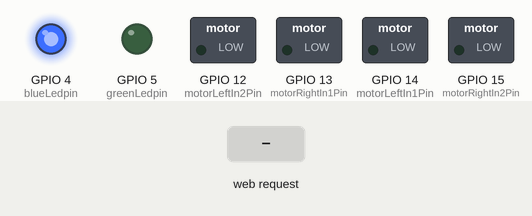
Simulated run of this sketch. Board: ESP8266 (NodeMCU). On the bench: switched loads named in the sketch (green lamp = pin HIGH), output pins drawn as LEDs (lit = HIGH). The inputs (shaded band) are chosen by the test bench. What the sketch prints to the serial monitor is not drawn.

Above: at 1.2 s.
1.3 s: HTTP request GET /move received
Timing chart, 0 to 4.3 s (numbered marks = the images above; inputs shaded):
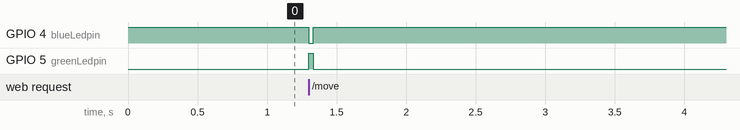

The sketch:

esp8266-car-lego-sphere.ino
```cpp
#include <Arduino.h>

#ifdef ESP32
#include <WiFi.h>
#include <AsyncTCP.h>
#elif defined(ESP8266)
#include <ESP8266WiFi.h>
#include <ESPAsyncTCP.h>
#endif

#include <ESPAsyncWebServer.h>

#define greenLedpin 5
#define blueLedpin 4

#define motorLeftIn1Pin 14
#define motorLeftIn2Pin 12

#define motorRightIn1Pin 13
#define motorRightIn2Pin 15


AsyncWebServer server(80);

const char *ssid = "ssid";
const char *password = "password";

const char *PARAM_X = "x";
const char *PARAM_Y = "y";
const char *PARAM_DELAY = "delay";
const char *PARAM_TIME = "time";

int x = 0;
int y = 0;
int moveDelay = 20;
bool moveInitialized = false;
unsigned int lastMoveTime = 0;
unsigned long int lastMoveTimeFromClient = 0;
unsigned long int lastMoveTimeFromClientTmp = 0;

void notFound(AsyncWebServerRequest *request) {
    request->send(404, "text/plain", "Not found");
}

const char indexhtml[]
PROGMEM = R"rawliteral(
<!DOCTYPE html>
<head>
    <meta charset="utf-8">
    <meta http-equiv="X-UA-Compatible" content="IE=edge,chrome=1">
    <meta name="viewport" content="width=device-width, initial-scale=1 maximum-scale=1 user-scalable=no">
    <title>Sphere</title>
    <style>
        html {
            margin: 0;
            padding: 0;
            height: 100%;
        }

        body {
            margin: 0;
            padding: 0;
            height: 100%;
        }
    </style>
</head>

<body>
<div id="logs"></div>
</body>

<script>

    var query = function (url) {
        log(url);
        var xhr = new XMLHttpRequest();
        xhr.open('GET', url, false);
        xhr.send();
    };

    var urlParams = new URLSearchParams(window.location.search);
    var delay = urlParams.has('delay') ? parseInt(urlParams.get('delay')) : 100;

    var active = false;
    var percentX = 0;
    var percentY = 0;

    setInterval(function () {
        if (!active) {
            return;
        }
        query('/move?x=' + percentX + '&y=' + percentY + '&delay=' + delay + '&time=' + Date.now());
    }, parseInt(delay));

    var logs = document.getElementById('logs');

    var log = function (message) {
        var block = document.createElement('DIV');
        block.innerText = Date.now() + ' ' + message;
        logs.appendChild(block);

        while (logs.children.length > 3) {
            logs.removeChild(logs.firstChild)
        }
    };

    window.addEventListener('touchforcechange', function (e) {
        e.preventDefault();
        e.stopPropagation();
        log('touchstart')
    }, {passive: false});


    window.addEventListener('touchstart', function (e) {
        active = true;
        e.preventDefault();
        e.stopPropagation();
        mathCoords(e);
        log('touchstart')
    }, {passive: false});

    window.addEventListener('touchend', function (e) {
        e.preventDefault();
        e.stopPropagation();
        log('touchend');
        active = false;
        percentX = 0;
        percentY = 0;
    }, {passive: false});

    window.addEventListener('touchmove', function (e) {
        e.preventDefault();
        e.stopPropagation();
        active = true;
        mathCoords(e);
    }, {passive: false});

    window.onerror = function (error, url, line) {
        log(JSON.stringify({acc: 'error', data: 'ERR:' + error + ' URL:' + url + ' L:' + line}));
    };

    var mathCoords = function (e) {
        var touchobj = e.targetTouches[e.targetTouches.length - 1];

        log('e.targetTouches: ' + e.targetTouches.length);

        var touchX = touchobj.clientX;
        var touchY = touchobj.clientY;

        var windowWidth = window.innerWidth;
        var windowWidthHalf = windowWidth / 2;

        var windowHeight = window.innerHeight;
        var windowHeightHalf = windowHeight / 2;

        var x = touchX > windowWidthHalf ? touchX - windowWidthHalf : (windowWidthHalf - touchX) * -1;
        var y = touchY > windowHeightHalf ? (touchY - windowHeightHalf) * -1 : windowHeightHalf - touchY;

        percentX = parseInt(x * 100 / windowWidthHalf);
        percentY = parseInt(y * 100 / windowHeightHalf);

        log('x:' + percentX + ' y:' + percentY);
    }
</script>
)rawliteral";


IPAddress IP;

char text[100];

void setup() {

    Serial.begin(115200);
    pinMode(greenLedpin, OUTPUT);
    pinMode(blueLedpin, OUTPUT);

    digitalWrite(blueLedpin, HIGH);

    pinMode(motorLeftIn1Pin, OUTPUT);
    pinMode(motorLeftIn2Pin, OUTPUT);

    pinMode(motorRightIn1Pin, OUTPUT);
    pinMode(motorRightIn2Pin, OUTPUT);

    digitalWrite(motorLeftIn1Pin, LOW);
    digitalWrite(motorLeftIn2Pin, LOW);

    digitalWrite(motorRightIn1Pin, LOW);
    digitalWrite(motorRightIn2Pin, LOW);

    IPAddress ip(192, 168, 4, 1);
    IPAddress gateway(192, 168, 4, 254);
    IPAddress subnet(255, 255, 255, 0);

    WiFi.mode(WIFI_AP_STA);
    WiFi.softAPConfig(ip, gateway, subnet);

    WiFi.softAP(ssid, password);

    IP = WiFi.softAPIP();
    Serial.print("AP IP address: ");
    Serial.println(IP);

    // Print ESP8266 Local IP Address
    Serial.println(WiFi.localIP());

    server.on("/", HTTP_GET,[](AsyncWebServerRequest * request)
    {
        request->send(200, "text/html", indexhtml);
    });

    // Send a GET request to <IP>/get?message=<message>
    server.on("/move", HTTP_GET,[](AsyncWebServerRequest * request)
    {
       if (request->hasParam(PARAM_TIME)) {
         char charBuf[50];
         char *eptr;
         request->getParam(PARAM_TIME)->value().toCharArray(charBuf, 50);
           lastMoveTimeFromClientTmp = strtoul(charBuf, &eptr, 10);

           if(lastMoveTimeFromClient != 0 && lastMoveTimeFromClient >= lastMoveTimeFromClientTmp) {
             sprintf(text, "reqClientTime:%d lastClientTime:%d\n", lastMoveTimeFromClientTmp, lastMoveTimeFromClient);
             request->send(200, "text/plain", String(text));
             return;
           }

           lastMoveTimeFromClient = lastMoveTimeFromClientTmp;
       }

        if (request->hasParam(PARAM_X)) {
            x = request->getParam(PARAM_X)->value().toInt();
        }

        if (request->hasParam(PARAM_Y)) {
            y = request->getParam(PARAM_Y)->value().toInt();
        }

        if (request->hasParam(PARAM_DELAY)) {
            moveDelay = request->getParam(PARAM_DELAY)->value().toInt();
        }

        lastMoveTime = millis();
        moveLedEnabled(true);
        moveInitialized = false;

        sprintf(text, "x:%d y:%d delay:%d lastMoveTime:%d\n", x, y, moveDelay, lastMoveTime);

        request->send(200, "text/plain", String(text));
    });

    server.onNotFound(notFound);

    server.begin();
}

void up() {
    digitalWrite(motorLeftIn1Pin, LOW);
    digitalWrite(motorLeftIn2Pin, HIGH);
    digitalWrite(motorRightIn1Pin, LOW);
    digitalWrite(motorRightIn2Pin, HIGH);
}

void down() {
    digitalWrite(motorLeftIn1Pin, HIGH);
    digitalWrite(motorLeftIn2Pin, LOW);
    digitalWrite(motorRightIn1Pin, HIGH);
    digitalWrite(motorRightIn2Pin, LOW);
}

void left() {
    digitalWrite(motorLeftIn1Pin, HIGH);
    digitalWrite(motorLeftIn2Pin, LOW);
    digitalWrite(motorRightIn1Pin, LOW);
    digitalWrite(motorRightIn2Pin, HIGH);
}

void right() {
    digitalWrite(motorLeftIn1Pin, LOW);
    digitalWrite(motorLeftIn2Pin, HIGH);
    digitalWrite(motorRightIn1Pin, HIGH);
    digitalWrite(motorRightIn2Pin, LOW);
}

void stop() {
    digitalWrite(motorLeftIn1Pin, LOW);
    digitalWrite(motorLeftIn2Pin, LOW);
    digitalWrite(motorRightIn1Pin, LOW);
    digitalWrite(motorRightIn2Pin, LOW);
}

void moveLedEnabled(bool enabled) {
    if (enabled) {
        digitalWrite(blueLedpin, LOW);
        digitalWrite(greenLedpin, HIGH);
    } else {
        digitalWrite(blueLedpin, HIGH);
        digitalWrite(greenLedpin, LOW);
    }
}

int currentTime = 0;


void loop() {

    if (lastMoveTime == 0) {
        return;
    }

    currentTime = millis();

    if (currentTime - lastMoveTime < moveDelay && moveInitialized) {
        return;
    }

    if (currentTime - lastMoveTime > moveDelay + 10) {
        stop();
        moveLedEnabled(false);
        moveInitialized = false;
        return;
    }

    moveInitialized = true;

    if (x > 50) {
        right();
        return;

    }

    if (x < -50) {
        left();
        return;
    }

    if (y > 0) {
        up();
    }

    if (y < 0) {
        down();
    }
}
```

Measured:
- after the input at 1.3 s, GPIO 4 (blueLedpin): HIGH → LOW at once, → HIGH 0.03 s later; GPIO 5 (greenLedpin): LOW → HIGH at once, → LOW 0.03 s later
